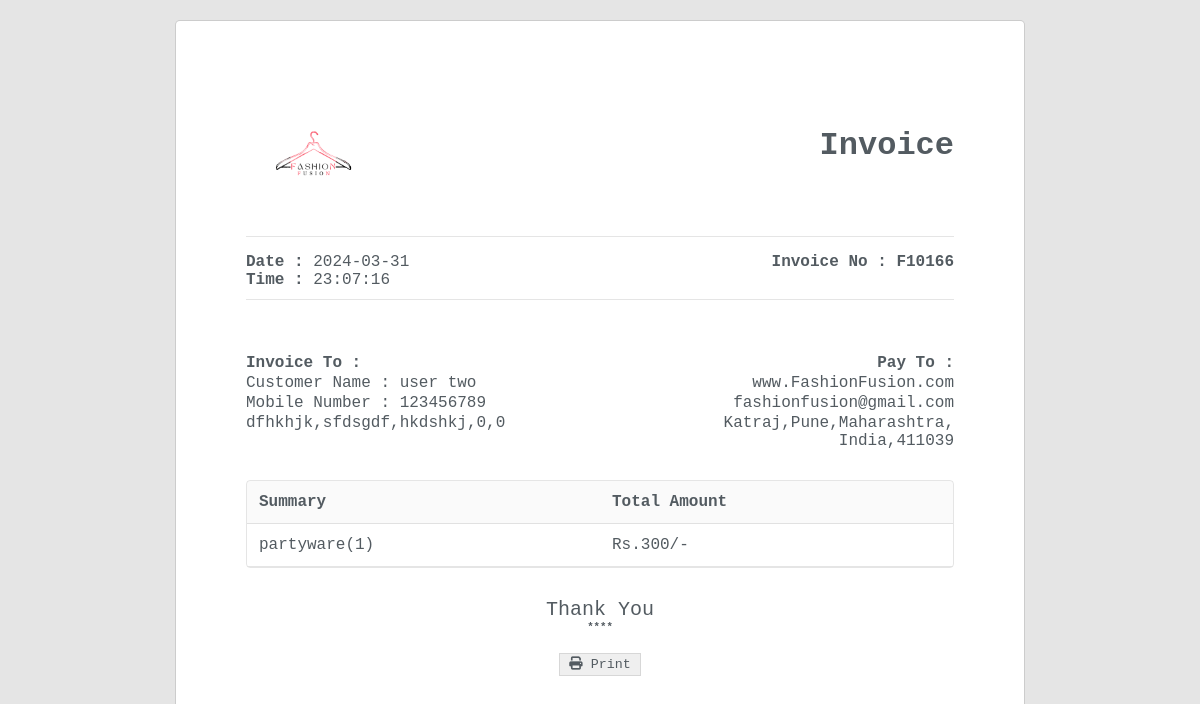
Before: /userbill.php (signed in) with the older database file.
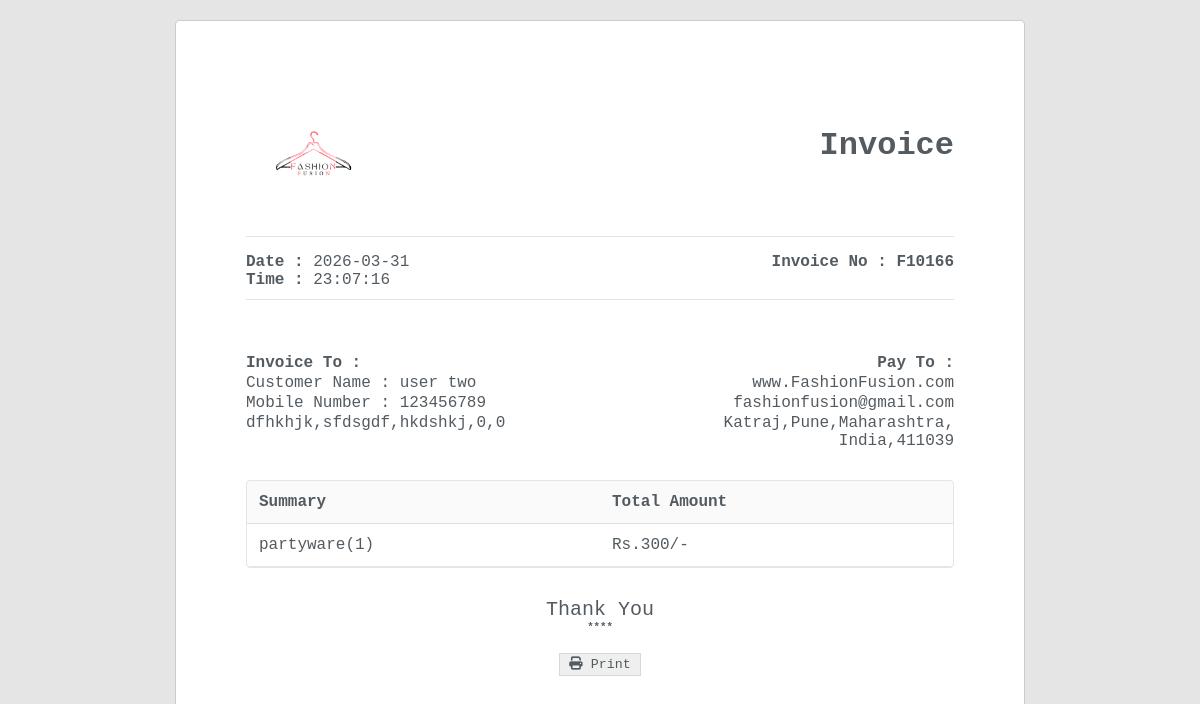
After: the same page with the newer database file.
### tables this page shows
CREATE TABLE `orders` (
  `order_id` int(11) NOT NULL,
  `items` varchar(255) DEFAULT NULL,
  `custname` varchar(255) DEFAULT NULL,
  `contactno` varchar(15) DEFAULT NULL,
  `email` varchar(255) DEFAULT NULL,
  `gender` varchar(255) DEFAULT NULL,
  `address` varchar(255) DEFAULT NULL,
  `city` varchar(100) DEFAULT NULL,
  `state` varchar(100) DEFAULT NULL,
  `country` varchar(200) DEFAULT NULL,
  `pincode` int(20) DEFAULT NULL,
  `payment` varchar(50) DEFAULT NULL,
  `status` varchar(50) DEFAULT 'pending',
  `order_date` date DEFAULT NULL,
  `order_time` time DEFAULT NULL
);

### userbill.php (the view, shortened to what the changed rows need)
<?php
@include 'include.php';
?>
<!DOCTYPE html>
<html>
    <head>
        <link rel="stylesheet" href="https://cdnjs.cloudflare.com/ajax/libs/font-awesome/6.2.1/css/all.min.css" />
        <link rel="stylesheet" href="css/userbill.css">
    </head>
    <body>
    <?php
         $user=$_SESSION['email'];
         $select_cart = mysqli_query($con, "SELECT * FROM `orders` where email='$user'");
         if(mysqli_num_rows($select_cart) > 0){
            while($fetch_cart = mysqli_fetch_assoc($select_cart)){
                $order_id =$fetch_cart['order_id'];
                $items =$fetch_cart['items'];
                $custname=$fetch_cart['custname'];
                $contactno=$fetch_cart['contactno'];
                $address=$fetch_cart['address'];
                $city=$fetch_cart['city'];
                $pincode=$fetch_cart['pincode'];
                $state=$fetch_cart['state'];
                $country=$fetch_cart['country'];
                $payment=$fetch_cart['payment'];
                $order_date=$fetch_cart['order_date'];
                $order_time=$fetch_cart['order_time'];
            }}
      ?>
        <div class = "invoice-wrapper" id = "print-area">
            <div class = "invoice">
                <div class = "invoice-container">
                    <div class = "invoice-head">
                        <div class = "invoice-head-top">
                            <div class = "invoice-head-top-right text-end">
                                <br><br>
                                <h1>Invoice</h1>
                            </div>
                        </div>
                        <div class = "invoice-head-middle">
                            <div class = "invoice-head-middle-left text-start">
                                <p><span class = "text-bold">Date : </span><?php echo$order_date;?></p>
                                <p><span class = "text-bold">Time : </span><?php echo$order_time;?></p>
                            </div>
                            <div class = "invoice-head-middle-right text-end">
                                <p><spanf class = "text-bold">Invoice No : </span>F101<?php echo$order_id;?></p>
                            </div>
                        </div>
                        <br><br>
                        <div class = "invoice-head-bottom">
                            <div class = "invoice-head-bottom-left">
                                <ul>
                                    <li class = 'text-bold'>Invoice To :</li>
                                    <li>Customer Name : <?php echo $custname;?></li>
                                    <li>Mobile Number : <?php echo $contactno;?></li>
                                    <li><?php echo $address. ','.$city. ','.$state. ','.$country. ','.$pincode;?></li>
                                </ul>
                            </div>
                        </div>
                    </div>
                    <div class = "overflow-view">
                    <br>
                        <div class = "invoice-body">
                            <table>
                                <thead>
                                    <tr>
                                        <td class = "text-bold">Summary</td>
                                        <td class = "text-bold">Total Amount</td>
                                    </tr>
                                </thead>
                                <tbody>
                                    <tr>
                                        <td><?php echo $items;?></td>
                                        <td><?php echo $payment;?></td>
                                    </tr>
                                </tbody>
                            </table>
                        </div>
                    </div>
                </div>
            </div>
        </div>
    </body>
</html>

Changed rows visible on the page:
changed orders "user two": order_date "2024-03-31" → "2026-03-31"
